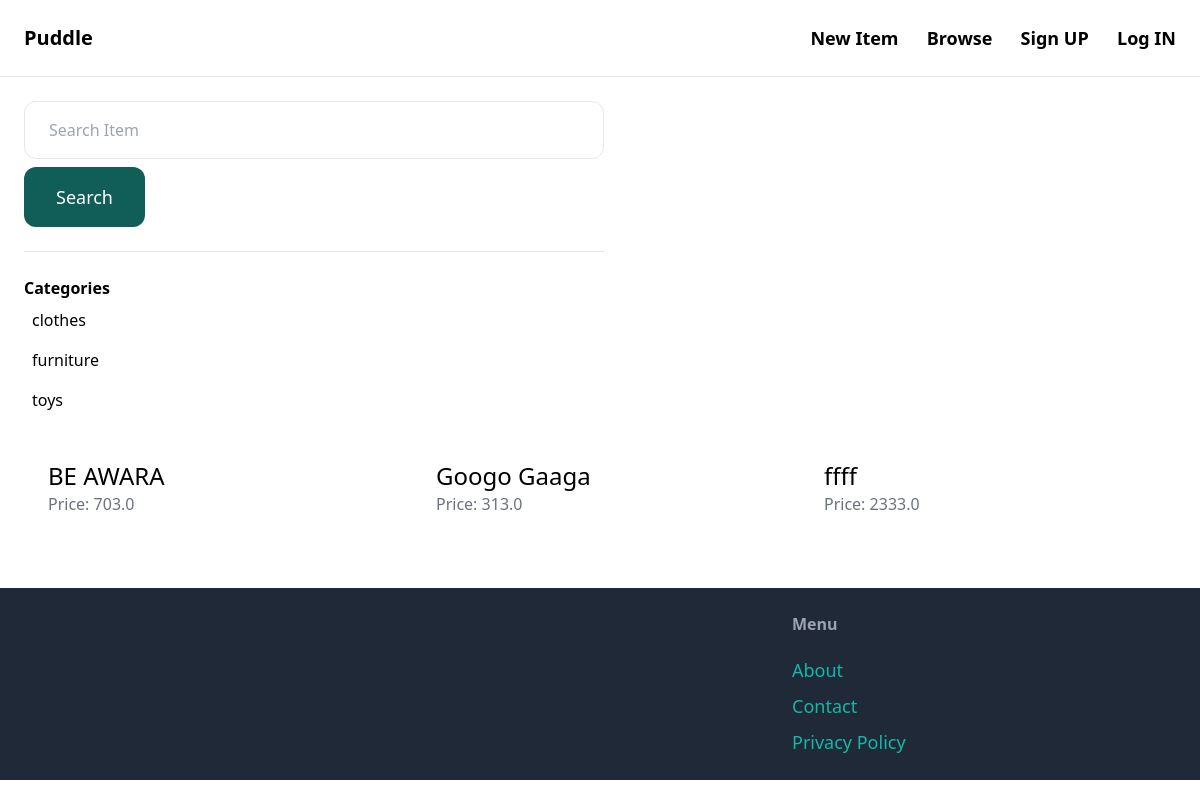
The app's page /items/ with its own data.
### item/models.py (models this page shows, shortened)
class Category(models.Model):
    name = models.CharField(max_length=255)
    class Meta:
        ordering = ('name',)
        verbose_name_plural = 'Categories'

class Item(models.Model):
    category = models.ForeignKey(Category, related_name='items', on_delete=models.CASCADE)
    name = models.CharField(max_length=255)
    description = models.TextField(blank=True, null=True)
    price = models.FloatField()
    image = models.ImageField(upload_to='item_images', blank=True, null=True)
    is_sold = models.BooleanField(default=False)
    created_at = models.DateTimeField(auto_now_add=True)
    created_by = models.ForeignKey(User, related_name='items', on_delete=models.CASCADE)
    class Meta:
        ordering = ('name',)

### item/views.py (the view)
# urls.py: path('', views.items, name ='items'),
def items(request):
    query = request.GET.get('query', '')
    items = Item.objects.filter(is_sold=False)
    categories = Category.objects.all()
    if query:
        items = items.filter(Q(name__icontains=query) | Q(description__icontains=query))
    return render(request, 'item/items.html', {
        'items': items,
        'query': query,
        'categories': categories,
    })

### item/templates/item/items.html (shortened to what this page needs)
{% extends 'core/base.html' %}
{% block content %}
<div class="pb-6 grid grid-cols-34 gap-4">
    <div class="col-span-1">
        <form action="{% url 'item:items' %}" method="get">
                <input name="query" class="w-full py-4 px-6 border rounded-xl" type="text" value="{{query}}" placeholder="Search Item">
                <button class="mt-2 py-4 px-8 text-lg bg-teal-800 text-white rounded-xl">Search</button>
        </form>
        <hr class="my-6 ">
        <p class="font-semibold">Categories</p>
        <ul>
            {% for category in categories%}
                <li class="py-2 px-2 rounded-xl">
                        <a href="{%url 'item:items'%}?query = {{query}}&category = {{category.id}}">{{category.name}}</a>
                </li>
            {% endfor %}
        </ul>
    </div>
    <div class="col-span-3">
        <div class="grid grid-cols-3 gap-3">
            {% for item in items %}
            <div>
                <a href="{% url 'item:detail' item.id %}">
                    <div class="p-6 bg-white rounded-b-xl">
                        <h2 class="text-2xl">{{ item.name }}</h2>
                        <p class="text-gray-500">Price: {{ item.price }}</p>
                    </div>
                </a>
            </div>
            {% endfor %}
        </div>
    </div>
</div>
{% endblock %}

### records on screen
Category: name "clothes"
Category: name "furniture"
Category: name "toys"
Item: name "BE AWARA", price "703.0"
Item: name "Googo Gaaga", price "313.0"
Item: name "ffff", price "2333.0"
